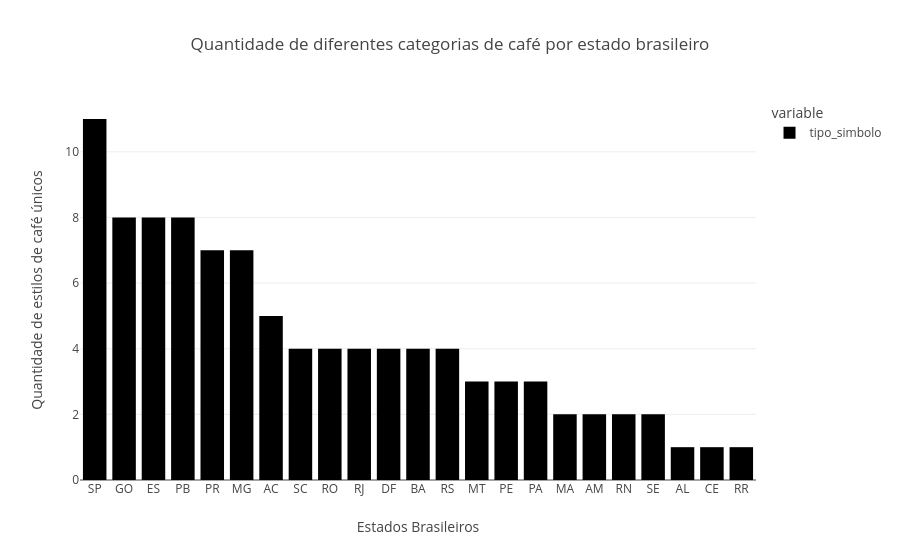

The code cell stored with this chart in its notebook:
### Markdown cell above
## Diversidade de categorias
- São Paulo mostra que tem a maior diversidade de categorias de cafés
- Minas Gerais aparece em 5º lugar, mesmo sendo o 2 maior produtor.

### Code cell
diversidade_categ_cafe = coffee_data.groupby('estado')['tipo_simbolo'].nunique().sort_values(ascending=False)

fig = px.bar(diversidade_categ_cafe, labels={'estado': 'Estados Brasileiros', 'value': 'Quantidade de estilos de café únicos'}, title='Quantidade de diferentes categorias de café por estado brasileiro')
fig.show()

### Figure 1 — Plotly figure (JSON) as saved in the notebook; plotly's stock layout.template omitted (floating-point values rounded to 4 significant figures)
{"data": [{"hovertemplate": "variable=tipo_simbolo<br>Estados Brasileiros=%{x}<br>Quantidade de estilos de café únicos=%{y}<extra></extra>", "legendgroup": "tipo_simbolo", "marker": {"color": "#000001", "pattern": {"shape": ""}}, "name": "tipo_simbolo", "orientation": "v", "showlegend": true, "textposition": "auto", "type": "bar", "x": ["SP", "GO", "ES", "PB", "PR", "MG", "AC", "SC", "RO", "RJ", "DF", "BA", "RS", "MT", "PE", "PA", "MA", "AM", "RN", "SE", "AL", "CE", "RR"], "xaxis": "x", "y": [11, 8, 8, 8, 7, 7, 5, 4, 4, 4, 4, 4, 4, 3, 3, 3, 2, 2, 2, 2, 1, 1, 1], "yaxis": "y"}], "layout": {"barmode": "relative", "legend": {"title": {"text": "variable"}, "tracegroupgap": 0}, "title": {"text": "Quantidade de diferentes categorias de café por estado brasileiro"}, "xaxis": {"anchor": "y", "domain": [0, 1], "title": {"text": "Estados Brasileiros"}}, "yaxis": {"anchor": "x", "domain": [0, 1], "title": {"text": "Quantidade de estilos de café únicos"}}}}
